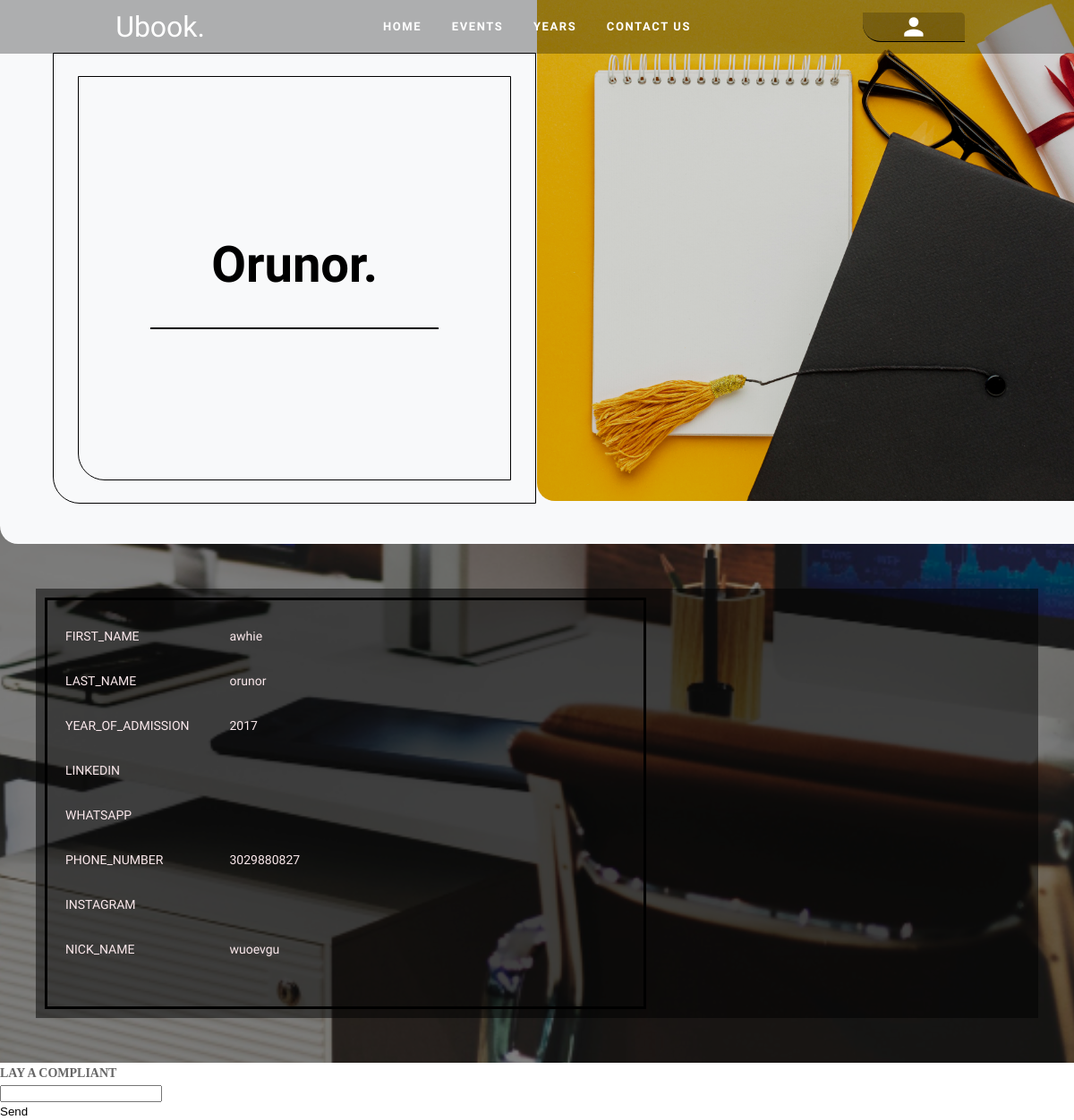
Page /detail/1/ on the committed database.
### book/models.py (models this page shows, shortened)
class Student(models.Model):
    user = models.OneToOneField(User, on_delete=models.CASCADE, null=True)
    first_name = models.CharField(max_length=50, blank=True)
    last_name = models.CharField(max_length=50, blank=True)
    profile_picture = models.ImageField(upload_to='profile_pics', blank=True, null=True, default='default.jpg')
    year_of_admission = models.IntegerField(choices=[(year, year) for year in range(2017, datetime.date.today().year + 1)], default=2017)
    nick_name = models.CharField(max_length=50,blank=True)
    linkedin_url = models.URLField(blank=True)  # Use URLField instead of CharField for validation
    phone_regex = RegexValidator(regex=r"^\d{10,15}$", message="Phone number must be 10-15 digits.")
    phone_number = models.CharField(validators=[phone_regex], max_length=15, blank=True)
    instagram_handle = models.CharField(max_length=50, blank=True)  # Use "handle" for clarity
    can_post = models.BooleanField(default=False)
    accept_log = models.BooleanField(default=False)

### book/views.py (the view)
def detail_view(request, pk=None):
    try:
        pk = int(pk)
    except (TypeError, ValueError):
        return render(request, 'error.html', {'message': 'Invalid student ID'})
    student_info = get_object_or_404(Student, pk=pk)
    use = get_object_or_404(User, student=student_info)
    context = {
        'student': student_info,
        'current_year': current_year,
        'use':use,
    }
    return render(request, 'detail.html', context)

### book/templates/detail.html (shortened to what this page needs)
<!DOCTYPE html>
{% extends "base.html" %} {% block home %}
<div class="home-con">
  <div id="home-con-con">
    <div class="page-title-con">
      <div class="page-title">
        <h3>{{use.username}}.</h3>
      </div>
    </div>
    <div class="hrs">
      <hr />
    </div>
  </div>
</div>
{% endblock %} {% block body %}
<div class="detials box99">
  <div class="detials-div">
    <div class="details-left">
      <div class="details-left-con">
        <span class="info"> first_name </span>
        <span class="data"> {{student.first_name}} </span>
      </div>
      <div class="details-left-con">
        <span class="info"> last_name </span>
        <span class="data"> {{student.last_name}} </span>
      </div>
      <div class="details-left-con">
        <span class="info"> year_of_admission </span>
        <span class="data"> {{student.year_of_admission}} </span>
      </div>
      <div class="details-left-con">
        <span class="info"> linkedin </span>
      </div>
      <div class="details-left-con">
        <span class="info"> whatsapp </span>
      </div>
      <div class="details-left-con">
        <span class="info"> phone_number </span>
        <span class="data"> {{student.phone_number}} </span>
      </div>
      <div class="details-left-con">
        <span class="info"> instagram </span>
      </div>
      <div class="details-left-con">
        <span class="info"> nick_name </span>
        <span class="data"> {{student.nick_name}} </span>
      </div>
    </div>
  </div>
</div>
{% endblock %}

### book/static/css/one.css (style rules this page uses)
* { margin: 0; padding: 0; box-sizing: border-box; }
body { font-family: "Platypi", serif; font-size: 14px; line-height: 20px; margin: 0; min-height: 100%; line-height: 20px; }
h1, h2, h3, h4, h5, h6 { margin: 0; color: inherit; }
.box99 { min-height: 10rem; display: flex; flex-direction: row; flex-wrap: wrap; justify-content: center; align-items: center; gap: 16px; max-width: 1400px; margin: 0 auto; padding: 20px 10px; width: 100%; }
hr { background-color: #000000; height: 2px; border: none; }
.hrs { padding: 10px 80px; }
.home-con { display: flex; height: 90%; align-self: center; width: 90%; justify-content: center; border: solid black 1px; border-bottom-left-radius: 30px; margin: 3.7rem; }
#home-con-con { height: 90%; align-self: center; width: 90%; border: solid black 1px; border-bottom-left-radius: 30px; }
.page-title-con { height: 60%; display: flex; justify-content: center; }
.page-title { font-size: xxx-large; align-self: end; text-transform: capitalize; padding: 50px 20px; }
.detials-div { min-height: 30rem; width: 100%; background-color: rgba(0, 0, 0, 0.5); margin: 30px 30px; display: flex; }
.details-left { width: 60%; margin: 10px; border: 3px solid black; padding: 20px; }
.info { margin-right: 30px; text-transform: uppercase; width: 150px; height: 40px; display: inline-block; }
.details-left-con { margin-top: 10px; }
.data { text-transform: lowercase; }

### book/static/css/anime.css (style rules this page uses)
.page-title { animation: zoomInDown 2s ease-in; }

### book/static/css/animation.css (style rules this page uses)
:root { --animate-duration: 1s; --animate-delay: 1s; --animate-repeat: 1; }

### rows in the picture
Student: first_name "awhie", last_name "orunor", year_of_admission "2017", phone_number "3029880827", nick_name "wuoevgu"

### other values in the picture
{{ use.username }} "Orunor"
